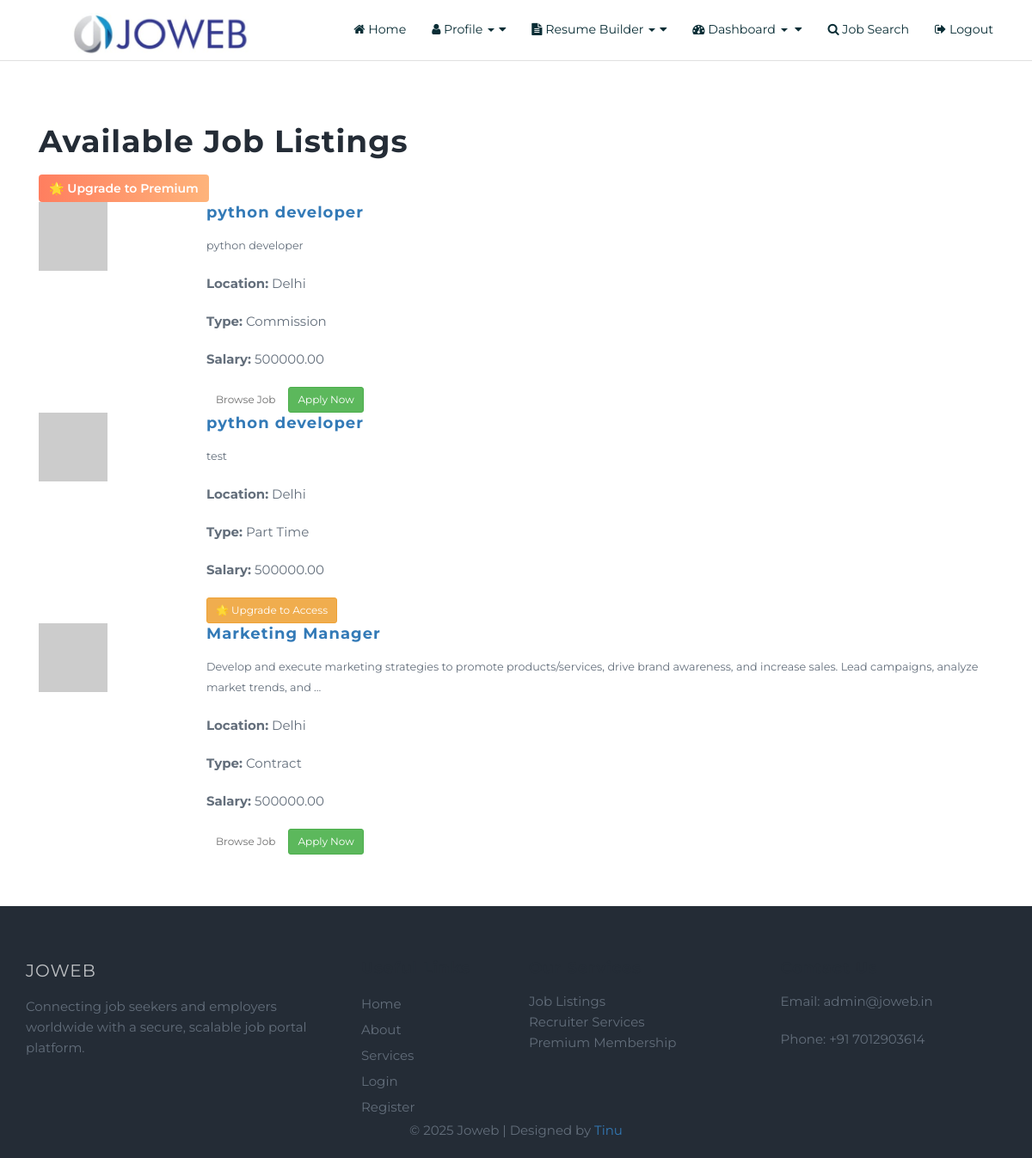
The page /users/home/ on the database as committed earlier.
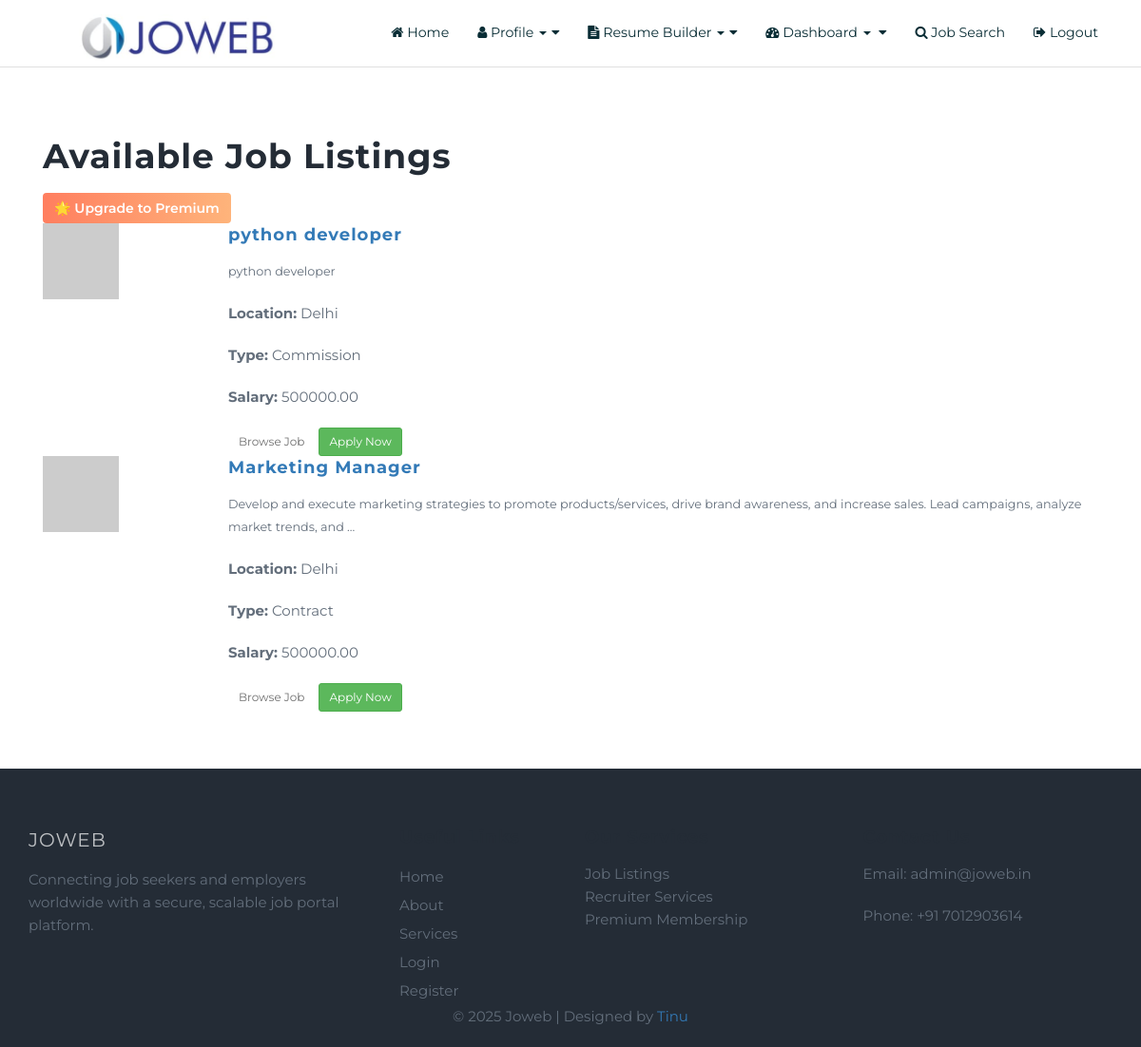
The same page on the database as committed later.
### adminpanel/models.py (models this page shows, shortened)
class Job(models.Model):
    JOB_TYPE_CHOICES = [
        ('Part Time', 'Part Time'),
        ('Full Time', 'Full Time'),
        ('Contract', 'Contract'),
        ('Freelance', 'Freelance'),
        ('Commission', 'Commission'),
    ]
    REGION_CHOICES = [
        ('Anywhere', 'Anywhere'),
        ('India', 'India'),
        ('USA', 'USA'),
        ('Canada', 'Canada'),
    ]
    STATUS_CHOICES = [
        ('active', 'Active'),
        ('inactive', 'Inactive'),
        ('closed', 'Closed'),
    ]
    email = models.EmailField(help_text="Contact email for this job posting.")
    job_title = models.CharField(max_length=255, db_index=True)
    job_location = models.CharField(max_length=255)
    job_category = models.CharField(max_length=100, default="General") # ✅ Added job_category
    job_region = models.CharField(max_length=100, choices=REGION_CHOICES, db_index=True)
    job_type = models.CharField(max_length=50, choices=JOB_TYPE_CHOICES)
    job_description = models.TextField()
    qualifications = models.TextField()
    salary = models.DecimalField(max_digits=10, decimal_places=2, blank=True, null=True)
    company_name = models.CharField(max_length=255)
    company_tagline = models.CharField(max_length=255, blank=True, null=True)
    company_description = models.TextField(blank=True, null=True)
    company_website = models.URLField(blank=True, null=True)
    featured_image = models.ImageField(upload_to='job_images/', blank=True, null=True)
    logo = models.ImageField(upload_to='company_logos/', blank=True, null=True)
    is_premium = models.BooleanField(default=False)
    posted_by = models.ForeignKey(CustomUser, on_delete=models.CASCADE, related_name='jobs')
    posted_at = models.DateTimeField(auto_now_add=True)
    status = models.CharField(max_length=10, choices=STATUS_CHOICES, default='active')

### users/views.py (the view)
# urls.py: 2. Add a URL to urlpatterns:  path('', views.home, name='home')
def home(request):
    jobs = Job.objects.filter(status="active")
    is_premium = False
    if request.user.is_authenticated:
        is_premium = request.user.check_premium_status()  # your custom method
    return render(request, "users/users_home.html", {
        "jobs": jobs,
        "FREE_VISIBLE_TYPES": FREE_VISIBLE_TYPES,
        "PAID_ONLY_TYPES": PAID_ONLY_TYPES,
        "IS_PREMIUM": is_premium,
    })

### users/context_processors.py (called while the page is built)
def premium_status(request):
    is_premium = False
    if request.user.is_authenticated:
        try:
            is_premium = request.user.check_premium_status()
        except Exception:
            is_premium = getattr(request.user, "is_premium", False)
    return {"IS_PREMIUM": is_premium}

### users/templates/users/users_home.html (shortened to what this page needs)
{% extends "users/users_base.html" %}
{% load static %}
{% block content %}
<section class="job-listings py-5">
    <div class="container">
        <div class="d-flex justify-content-between align-items-center mb-4">
            <h2 class="mb-0">Available Job Listings</h2>
            <a href="{% url 'payments:upgrade' %}" class="btn btn-gradient shadow-sm px-4 py-2">
                🌟 Upgrade to Premium
            </a>
        </div>
        <div class="row">
            {% for job in jobs %}
                <div class="col-md-12 mb-4">
                    <div class="card shadow-sm border-0">
                        <div class="row g-0">
                            <div class="col-md-2 d-flex align-items-center justify-content-center bg-light">
                                {% if job.featured_image %}
                                    <img src="{{ job.featured_image.url }}"
                                         class="img-fluid rounded-circle"
                                         alt="Job Image"
                                         style="width: 80px; height: 80px; object-fit: cover;">
                                {% else %}
                                    <img src="https://via.placeholder.com/80"
                                         class="img-fluid rounded-circle"
                                         alt="Placeholder"
                                         style="width: 80px; height: 80px; object-fit: cover;">
                                {% endif %}
                            </div>
                            <div class="col-md-10">
                                <div class="card-body">
                                    <h5 class="card-title text-primary">{{ job.job_title }}</h5>
                                    <p class="card-text text-secondary small">
                                        {{ job.job_description|truncatewords:20 }}
                                    </p>
                                    <div class="d-flex flex-wrap justify-content-between">
                                        <p class="card-text mb-1"><strong>Location:</strong> {{ job.job_location }}</p>
                                        <p class="card-text mb-1"><strong>Type:</strong> {{ job.job_type }}</p>
                                        <p class="card-text mb-1"><strong>Salary:</strong> {{ job.salary|default:"Not Disclosed" }}</p>
                                    </div>
                                    <div class="d-flex justify-content-end mt-3">
                                        {% if IS_PREMIUM %}
                                            <a href="{% url 'users:job_detail' job.id %}" class="btn btn-outline-primary btn-sm me-2">Browse Job</a>
                                            <a href="{% url 'users:apply_for_job' job.id %}" class="btn btn-success btn-sm">Apply Now</a>
                                        {% else %}
                                            {% if job.job_type in FREE_VISIBLE_TYPES %}
                                                <a href="{% url 'users:job_detail' job.id %}" class="btn btn-outline-primary btn-sm me-2">Browse Job</a>
                                                <a href="{% url 'users:apply_for_job' job.id %}" class="btn btn-success btn-sm">Apply Now</a>
                                            {% else %}
                                                <a href="{% url 'payments:upgrade' %}" class="btn btn-warning btn-sm">🌟 Upgrade to Access</a>
                                            {% endif %}
                                        {% endif %}
                                    </div>
                                </div>
                            </div>
                        </div>
                    </div>
                </div>
            {% empty %}
                <div class="col-12">
                    <p class="text-center text-muted">No jobs available right now.</p>
                </div>
            {% endfor %}
        </div>
    </div>
</section>
{% endblock %}

### users/templates/users/users_base.html (shortened to what this page needs)
{% load static %}
<!doctype html>
<html lang="en">
<head>
    <link rel="stylesheet" href="{% static 'css/plugins.css' %}">
    <link rel="stylesheet" href="{% static 'css/common.css' %}">
    <link rel="stylesheet" href="{% static 'css/main.css' %}">
</head>
<body>
    <nav class="navbar navbar-default navbar-sticky bootsnav">
        <div class="container">
            <div class="navbar-header">
                <img src="{% static 'img/logojoweb.png' %}" alt="Joweb Logo" style="height:70px; width:400;">
            </div>
            <div class="collapse navbar-collapse" id="navbar-menu">
                <ul class="nav navbar-nav navbar-right" data-in="fadeInDown" data-out="fadeOutUp">
                    <li><a href="{% url 'users:users_home' %}"><i class="fa fa-home"></i> Home</a></li>
                    <li class="dropdown">
                        <a href="#" class="dropdown-toggle" data-toggle="dropdown"><i class="fa fa-user"></i> Profile <span class="caret"></span></a>
                    </li>
                    <li class="dropdown">
                        <a href="#" class="dropdown-toggle" data-toggle="dropdown"><i class="fa fa-file-text"></i> Resume Builder <span class="caret"></span></a>
                    </li>
<li class="dropdown">
    <a href="#" class="dropdown-toggle" data-toggle="dropdown">
        <i class="fa fa-tachometer"></i> Dashboard <span class="caret"></span>
    </a>
</li>
                    <li><a href="{% url 'users:job_search' %}"><i class="fa fa-search"></i> Job Search</a></li>
                    <li><a href="{% url 'jobs:logout' %}"><i class="fa fa-sign-out"></i> Logout</a></li>
                </ul>
            </div>
        </div>
    </nav>
    <div class="container mt-5">
        {% block content %}{% endblock %}
    </div>
  <footer class="bg-dark text-white pt-5 pb-3">
    <div class="container">
      <div class="row gy-4">
        <div class="col-lg-4">
          <h4>Joweb</h4>
          <p>Connecting job seekers and employers worldwide with a secure, scalable job portal platform.</p>
        </div>
        <div class="col-lg-2">
          <h5>Useful Links</h5>
          <ul class="list-unstyled">
            <li><a href="{% url 'sitevisitor:home' %}" class="text-white">Home</a></li>
            <li><a href="#about" class="text-white">About</a></li>
            <li><a href="#services" class="text-white">Services</a></li>
            <li><a href="{% url 'sitevisitor:login' %}" class="text-white">Login</a></li>
            <li><a href="{% url 'sitevisitor:register' %}" class="text-white">Register</a></li>
          </ul>
        </div>
        <div class="col-lg-3">
          <h5>Our Services</h5>
          <ul class="list-unstyled">
            <li>Job Listings</li>
            <li>Recruiter Services</li>
            <li>Premium Membership</li>
          </ul>
        </div>
        <div class="col-lg-3">
          <h5>Contact Us</h5>
          <p>Email: admin@joweb.in</p>
          <p>Phone: +91 7012903614 </p>
        </div>
      </div>
      <div class="text-center mt-4">
        <p>&copy; 2025 Joweb | Designed by <a href="#" class="text-primary">Tinu</a></p>
      </div>
    </div>
  </footer>
</body>
</html>

### static/css/common.css (style rules this page uses)
html,body { width:100%; height: auto; margin:0; padding:0; overflow-x: hidden; }
body { font-family: 'Open Sans', sans-serif; position: relative; font-size:14px; line-height:24px; color:#6f6f6f; }
a { color: #6f6f6f; }
a, a:active, a:focus, a:hover { outline:none; -webkit-transition: all 0.3s ease-in-out; -moz-transition: all 0.3s ease-in-out; -o-transition: all 0.3s ease-in-out; -ms-transition: all 0.3s ease-in-out; transition: all 0.3s ease-in-out; }
h1, h2, h3, h4, h5, h6 { color:#3f3f3f; margin:0 0 15px 0; letter-spacing: 1px; font-weight: bold; }
h2 { font-size:36px; line-height:48px; }
h4 { font-size:24px; line-height:30px; }
h5 { font-size:18px; line-height:24px; }
p { margin-bottom:20px; }
@media (min-width: 1024px) { nav.navbar ul.nav > li > a { padding: 30px 15px; font-weight: 600; } }

### static/css/main.css (style rules this page uses)
body { background:#ffffff; font-family: 'Montserrat', sans-serif; font-size:15px; color:#636e7b; }
section { padding:70px 0px 60px 0px; }
h1, h2, h3, h4, h5, h6 { color:#242c36; margin: 0 0 15px 0; letter-spacing: 1px; font-weight: bold; }
nav.navbar.bootsnav ul.nav > li > a { color: #092d35; font-weight:400; font-size:14.2px; font-family: 'Montserrat', sans-serif; background-color: transparent !important; }
footer { background:#242c36; padding:60px 0 0 0; }
footer h4 { color:rgba(255,255,255,0.7); text-transform:uppercase; font-size:20px; font-weight:400; }
footer ul { margin:0; padding:0; }
footer ul li { list-style:none; }
footer ul li a { color:#636e7b; line-height:2; }

### users/templates/users/users_home.html (style rules this page uses)
.btn-gradient { background: linear-gradient(90deg, #ff7e5f, #feb47b); color: #fff; border: none; font-weight: 600; transition: 0.3s ease-in-out; }

Rows that differ between the two databases and show on the page:
removed Job: job_title "python developer", job_description "test", job_location "Delhi", job_type "Part Time", salary "500000.00", shows "🌟 Upgrade to Access"
